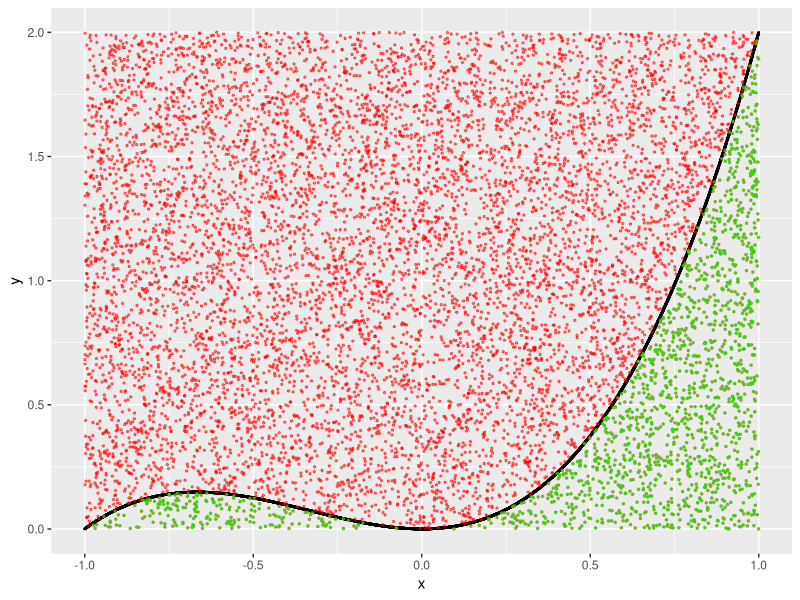

Reproduce this figure in R.
library(ggplot2)
# Example on rejection sampling
set.seed(10052019)

func <- function(x) {
  x^3 + x^2
  #(2/pi)*sqrt(1-x^3)
}

MIN = func(-1)
MAX = func(1)
m = 10^4
x = runif(m, -1,1)
y = runif(m, min(0,MIN), max(0,MAX))
s = x[y < func(x)]

ggplot(data.frame(x,y), aes(x, y)) +
  geom_point(data = data.frame(x, y = func(x)), aes(x,y), size = 0.3) +
  geom_point(size = 0.5, alpha = 0.5, color = "red") + 
  geom_point(data = data.frame(x = s,y = y[y< func(x)]), 
             aes(x, y), size = 0.5, alpha = 0.5, color = "green") 






